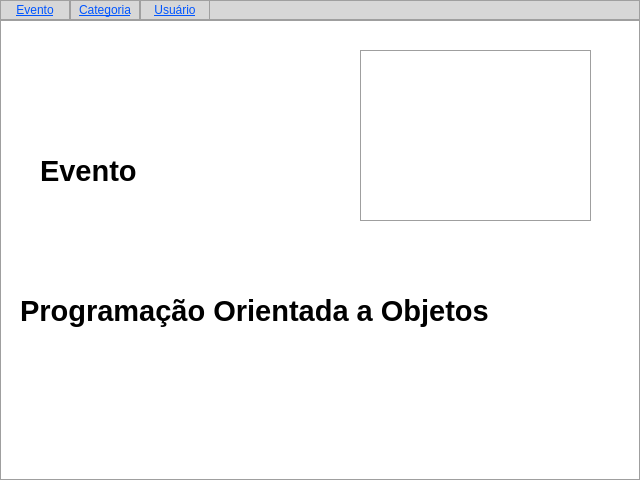
<?xml version="1.0" encoding="UTF-8"?>
<ui version="4.0">
 <class>Form</class>
 <widget class="QWidget" name="Form">
  <property name="geometry">
   <rect>
    <x>0</x>
    <y>0</y>
    <width>640</width>
    <height>480</height>
   </rect>
  </property>
  <property name="minimumSize">
   <size>
    <width>640</width>
    <height>480</height>
   </size>
  </property>
  <property name="maximumSize">
   <size>
    <width>640</width>
    <height>480</height>
   </size>
  </property>
  <property name="windowTitle">
   <string>Form</string>
  </property>
  <widget class="QWidget" name="widget" native="true">
   <property name="geometry">
    <rect>
     <x>0</x>
     <y>20</y>
     <width>640</width>
     <height>460</height>
    </rect>
   </property>
   <property name="minimumSize">
    <size>
     <width>640</width>
     <height>460</height>
    </size>
   </property>
   <property name="maximumSize">
    <size>
     <width>640</width>
     <height>460</height>
    </size>
   </property>
   <property name="styleSheet">
    <string notr="true">background-color: rgb(255, 255, 255);border: 1px solid;border-color: rgb(159, 159, 159);</string>
   </property>
   <widget class="QLabel" name="label">
    <property name="geometry">
     <rect>
      <x>40</x>
      <y>130</y>
      <width>111</width>
      <height>41</height>
     </rect>
    </property>
    <property name="font">
     <font>
      <pointsize>22</pointsize>
      <bold>true</bold>
     </font>
    </property>
    <property name="styleSheet">
     <string notr="true">border: 0px solid;</string>
    </property>
    <property name="text">
     <string>Evento</string>
    </property>
   </widget>
   <widget class="QLabel" name="label_2">
    <property name="geometry">
     <rect>
      <x>20</x>
      <y>260</y>
      <width>501</width>
      <height>61</height>
     </rect>
    </property>
    <property name="font">
     <font>
      <pointsize>22</pointsize>
      <bold>true</bold>
     </font>
    </property>
    <property name="styleSheet">
     <string notr="true">border: 0px solid;</string>
    </property>
    <property name="text">
     <string>Programação Orientada a Objetos</string>
    </property>
   </widget>
   <widget class="QWidget" name="widget_3" native="true">
    <property name="geometry">
     <rect>
      <x>360</x>
      <y>30</y>
      <width>231</width>
      <height>171</height>
     </rect>
    </property>
    <property name="styleSheet">
     <string notr="true"/>
    </property>
   </widget>
  </widget>
  <widget class="QWidget" name="widget_2" native="true">
   <property name="geometry">
    <rect>
     <x>0</x>
     <y>0</y>
     <width>640</width>
     <height>20</height>
    </rect>
   </property>
   <property name="minimumSize">
    <size>
     <width>640</width>
     <height>20</height>
    </size>
   </property>
   <property name="maximumSize">
    <size>
     <width>640</width>
     <height>20</height>
    </size>
   </property>
   <property name="styleSheet">
    <string notr="true">background-color: rgb(215, 215, 215);border: 1px solid;
border-color: rgb(159, 159, 159);</string>
   </property>
   <widget class="QPushButton" name="pushButton">
    <property name="geometry">
     <rect>
      <x>0</x>
      <y>0</y>
      <width>70</width>
      <height>20</height>
     </rect>
    </property>
    <property name="minimumSize">
     <size>
      <width>70</width>
      <height>20</height>
     </size>
    </property>
    <property name="maximumSize">
     <size>
      <width>100</width>
      <height>20</height>
     </size>
    </property>
    <property name="font">
     <font>
      <underline>true</underline>
     </font>
    </property>
    <property name="styleSheet">
     <string notr="true">color: rgb(0, 85, 255);</string>
    </property>
    <property name="text">
     <string>Evento</string>
    </property>
   </widget>
   <widget class="QPushButton" name="pushButton_2">
    <property name="geometry">
     <rect>
      <x>70</x>
      <y>0</y>
      <width>70</width>
      <height>20</height>
     </rect>
    </property>
    <property name="minimumSize">
     <size>
      <width>70</width>
      <height>20</height>
     </size>
    </property>
    <property name="maximumSize">
     <size>
      <width>100</width>
      <height>20</height>
     </size>
    </property>
    <property name="font">
     <font>
      <underline>true</underline>
     </font>
    </property>
    <property name="styleSheet">
     <string notr="true">color: rgb(0, 85, 255);</string>
    </property>
    <property name="text">
     <string>Categoria</string>
    </property>
   </widget>
   <widget class="QPushButton" name="pushButton_3">
    <property name="geometry">
     <rect>
      <x>140</x>
      <y>0</y>
      <width>70</width>
      <height>20</height>
     </rect>
    </property>
    <property name="minimumSize">
     <size>
      <width>70</width>
      <height>20</height>
     </size>
    </property>
    <property name="maximumSize">
     <size>
      <width>70</width>
      <height>20</height>
     </size>
    </property>
    <property name="font">
     <font>
      <underline>true</underline>
     </font>
    </property>
    <property name="styleSheet">
     <string notr="true">color: rgb(0, 85, 255);</string>
    </property>
    <property name="text">
     <string>Usuário</string>
    </property>
   </widget>
  </widget>
 </widget>
 <resources/>
 <connections/>
</ui>
